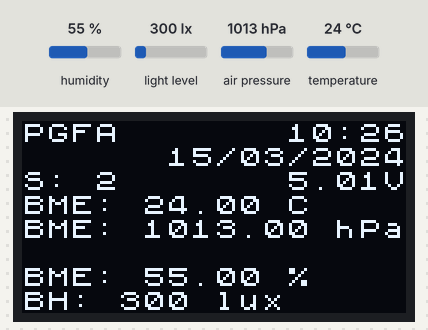
A sketch run on a simulated Arduino Uno, built with avr-gcc and run on an emulated ATmega328P. On the bench: 128×64 one-colour display. The inputs (shaded band) are chosen by the test bench; at power-on: humidity 55 %, light level 300 lx, air pressure 1013 hPa, temperature 24 °C. The local clock reads 2024-03-15 10:24:30 at power-on unless the sketch sets it; storage starts empty; what the sketch prints to the serial monitor is not drawn.

Above: at 91.1 s.

The sketch:

firmware_estacao_pgfa_v5.ino
```cpp
//v5 com bme280
#include <Wire.h>
#include <SPI.h>
#include <Arduino.h>

#include "RTClib.h"
#include "SdFat.h"
#include <Adafruit_Sensor.h>
#include <Adafruit_BME280.h>
#include <BH1750.h>
#include <U8x8lib.h>

float bh_multiplicador       = 1.0000;
float bme_temp_multiplicador = 1.0000;
float bme_temp_offset        = 0.0000;
float bme_umi_multiplicador  = 1.0000;
float bme_umi_offset         = 0.0000;

// *******************************************************
// ***********            CONFIGURAÇÕES          *********
// *******************************************************
#define FILE_BASE_NAME "data_"
const uint8_t chipSelect = SS;

// *******************************************************
// ***********          Variaveis globais        *********
// *******************************************************
struct {
  int   record = 0;
  float battV;
  float bme_temp;
  float bme_press;
  float bme_umi;
  long  bh_lux;
} sensorData;

DateTime now;
int minute_last;

// *******************************************************
// ***********          Instancia Objetos        *********
// *******************************************************
Adafruit_BME280 bme;     // I2C BME280 pressão, temperatura e umidade
BH1750 bh;               // I2C BH1750 Luminosidade


SdFat sd; // File system object.
SdFile file; // Log file.
#define error(msg) sd.errorHalt(F(msg))

RTC_DS3231 rtc;

U8X8_SSD1306_128X64_NONAME_HW_I2C u8x8(/* reset=*/ U8X8_PIN_NONE);

// *******************************************************
// ***********        Leitura dos Sensores       *********
// *******************************************************
void readSensors(){
  sensorData.record   += 1;
  sensorData.battV     = float(readVcc())   /1000.0 ;
  sensorData.bme_temp  = bme.readTemperature();
  sensorData.bme_press = bme.readPressure() /100.0F  ; // em hPa
  sensorData.bme_umi   = bme.readHumidity()    *bme_umi_multiplicador + bme_umi_offset ; // calibrados
  sensorData.bh_lux    = bh.readLightLevel()   *bh_multiplicador ; // em wm-2
}

void writeHeader(int serial = 0) {
  file.print(F("\"TIMESTAMP\",\"RECORD\",\"battV\","));
  file.print(F("\"bme_temp\",\"bme_press\","));
  file.print(F("\"bme_umi\",\"bh_lux\""));
  file.println();

  if(serial){
    Serial.print(F("\"TIMESTAMP\",\"RECORD\",\"battV\","));
    Serial.print(F("\"bme_temp\",\"bme_press\","));
    Serial.print(F("\"bme_umi\",\"bh_lux\""));
    Serial.println();
  }
}

void writeSensors(int serial = 0, int card = 1){
  char agora[18];
  sprintf(agora, "%02d-%02d-%02d %02d:%02d:00", now.year(), now.month(), now.day(), now.hour(), now.minute());

  if(serial){
    Serial.print(F("\""));
    Serial.print(agora);
    Serial.print(F("\","));
    Serial.print(sensorData.record);
    Serial.print(F(","));
    Serial.print(sensorData.battV);
    Serial.print(F(","));
    Serial.print(sensorData.bme_temp);
    Serial.print(F(","));
    Serial.print(sensorData.bme_press);
    Serial.print(F(","));
    Serial.print(sensorData.bme_umi);
    Serial.print(F(","));
    Serial.print(sensorData.bh_lux);
    Serial.println();
  }

  if(card){
    file.print(F("\""));
    file.print(agora);
    file.print(F("\","));
    file.print(sensorData.record);
    file.print(F(","));
    file.print(sensorData.battV);
    file.print(F(","));
    file.print(sensorData.bme_temp);
    file.print(F(","));
    file.print(sensorData.bme_press);
    file.print(F(","));
    file.print(sensorData.bme_umi);
    file.print(F(","));
    file.print(sensorData.bh_lux);
    file.println();

    if (!file.sync() || file.getWriteError()) {
      error("write error");
    }
  }

}


void writeDisplay() {

  u8x8.setFont(u8x8_font_chroma48medium8_r);
  u8x8.clearDisplay();
  char timertc[6];
  sprintf(timertc, "%02d:%02d", now.hour(), now.minute());
  u8x8.drawString(0,0,"PGFA");
  u8x8.drawString(11,0,timertc);
  char datertc[9];
  sprintf(datertc, "%02d/%02d/%02d", now.day(), now.month(), now.year());
  u8x8.drawString(6,1,datertc);

  u8x8.setCursor(0, 2);
  u8x8.print("S: ");
  u8x8.print(sensorData.record);
  u8x8.setCursor(11, 2);
  u8x8.print(sensorData.battV);
  u8x8.print("V");

  u8x8.setCursor(0, 3);
  u8x8.print("BME: ");
  u8x8.print(sensorData.bme_temp);
  u8x8.print(" C");
  u8x8.setCursor(0, 4);
  u8x8.print("BME: ");
  u8x8.print(sensorData.bme_press);
  u8x8.print(" hPa");

  //u8x8.setCursor(0, 5);
  //u8x8.print("DHT: ");
  //u8x8.print(sensorData.hmp_temp);
  //u8x8.print(" C");
  u8x8.setCursor(0, 6);
  u8x8.print("BME: ");
  u8x8.print(sensorData.bme_umi);
  u8x8.print(" %");

  u8x8.setCursor(0, 7);
  u8x8.print("BH: ");
  u8x8.print(sensorData.bh_lux);
  u8x8.print(" lux");

}

long readVcc() {
  long result;
  // Read 1.1V reference against AVcc
  ADMUX = _BV(REFS0) | _BV(MUX3) | _BV(MUX2) | _BV(MUX1);
  delay(2); // Wait for Vref to settle
  ADCSRA |= _BV(ADSC); // Convert
  while (bit_is_set(ADCSRA,ADSC));
  result = ADCL;
  result |= ADCH<<8;
  result = 1126400L / result; // Back-calculate AVcc in mV
  return result;
}


void setup() {
  // *******************************************************
  // ***********   Inicialização dos periféricos   *********
  // *******************************************************
  Serial.begin(9600);

  if (! rtc.begin()) {
    Serial.println(F("Não encontrei o RTC"));
    Serial.flush();
    abort();
  }
  now = rtc.now();
  minute_last = now.minute();

  u8x8.begin();
  u8x8.setPowerSave(0);

  // *******************************************************
  // ***********     Inicialização dos sensores    *********
  // *******************************************************
  unsigned status;
  status = bme.begin(0x76);

  if (!status) {
    Serial.println(F("Error: BMP280"));
    while (1);
  }
  if (!bh.begin()) {
    Serial.println(F("Error: BH1750"));
    while (1);
  };


  /* Weather station ettings from datasheet. */
  bme.setSampling(Adafruit_BME280::MODE_FORCED,
                    Adafruit_BME280::SAMPLING_X16, // temperature
                    Adafruit_BME280::SAMPLING_X16, // pressure
                    Adafruit_BME280::SAMPLING_X16, // humidity
                    Adafruit_BME280::FILTER_OFF   );

  // *******************************************************
  // ********** Inicialização do cartão e arquivo  *********
  // *******************************************************
  const uint8_t BASE_NAME_SIZE = sizeof(FILE_BASE_NAME) - 1;
  char fileName[13] = FILE_BASE_NAME "00.csv";

  if (!sd.begin(chipSelect, SD_SCK_MHZ(4))) {
    sd.initErrorHalt();
  }
  if (BASE_NAME_SIZE > 6) {
    error("FILE_BASE_NAME too long");
  }
  while (sd.exists(fileName)) {
    if (fileName[BASE_NAME_SIZE + 1] != '9') {
      fileName[BASE_NAME_SIZE + 1]++;
    } else if (fileName[BASE_NAME_SIZE] != '9') {
      fileName[BASE_NAME_SIZE + 1] = '0';
      fileName[BASE_NAME_SIZE]++;
    } else {
      error("Can't create file name");
    }
  }
  if (!file.open(fileName, O_WRONLY | O_CREAT | O_EXCL)) {
    error("file.open");
  }
  Serial.print(F("Logging to: "));
  Serial.println(fileName);
  // Write data header.
  writeHeader(1);

}

void loop() {
  //Check time
  now = rtc.now();

  if (now.minute() != minute_last){
    bme.takeForcedMeasurement();
    readSensors();
    writeSensors(1);
    writeDisplay();

    minute_last = now.minute();
  }

  //calm down pgfa:)
  delay(2000);
}
```
